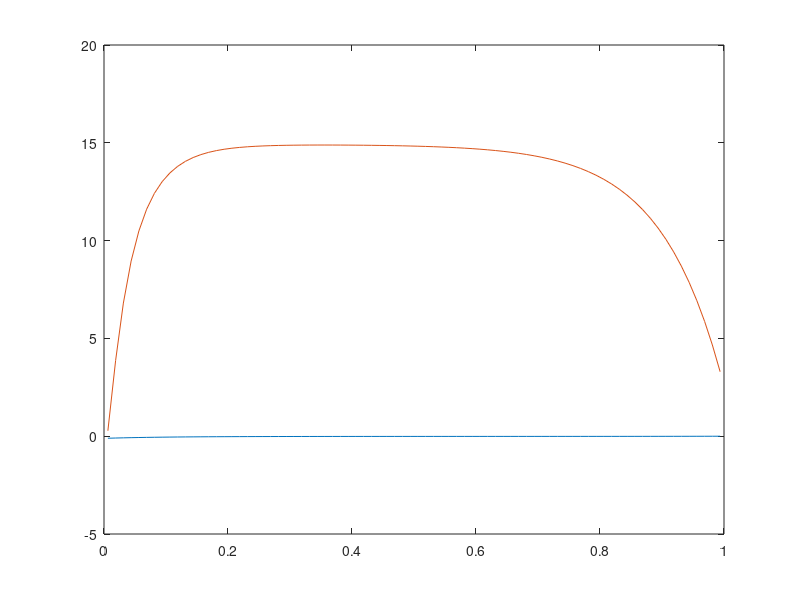

Recreate this plot in MATLAB.
%%Boundary Conditions and givens
n=80; %increase for grid convergence
L=1;
k=10;
lambda=(k^2);
U0=1;
v=1;
h=L/n;
a=ones(n+2,1);                          %superdiagonal
b=-(2+lambda*(h^2))*ones(n+2,1);        %diagonal
c=ones(n+2,1);                          %subdiagonal
d=zeros(n+2,1);
b(1)=1;     
c(1)=1;     
a(n+2)=1;   
b(n+2)=1;
d(1)=2*U0;

c1=zeros(n+2,1);
d1=zeros(n+2,1);
d1(1)=d(1)/b(1);
c1(1)=c(1)/b(1);

for i=2:n+2
c1(i)=c(i)/(b(i)-a(i)*c1(i-1));
d1(i)=(d(i)-a(i)*d1(i-1))/(b(i)-a(i)*c1(i-1));
end
%back substitution
u=zeros(n+2,1);
u(n+2)=d1(n+2);
for i=n+1:-1:1
    u(i)=d1(i)-c1(i)*u(i+1);
end
%%Graphing
x=h/2:h:(L-h/2);
ut=(((sinh(k*(L-x))+sinh(k*x))/sinh(k*L))-1)*(1/(k^2))+U0*(sinh(k*(L-x))/sinh(k*L));
%%plot(x,ut,x,u(2:n+1))
%%title('Case One, N=20, k=100')
%%xlabel('x')
%%ylabel('u')
%%legend('Theoretical Temperature','Actual Temperature')

%%Part 2
h=L/n;
a=ones(n+2,1);
b=-(2+lambda*(h^2))*ones(n+2,1);
c=ones(n+2,1);
d=zeros(n+2,1);
b(1)=1;
a(n+2)=1;
d(1)=-v*h;
%%Forward elimination
d1=zeros(n+2,1);
c1=zeros(n+2,1);
d1(1)=d(1)/b(1);
c1(1)=c(1)/b(1);
for i=2:n+2
    c1(i)=c(i)/(b(i)-a(i)*c1(i-1));
    d1(i)=(d(i)-a(i)*d1(i-1))/b(i)-a(i)*c1(i-1);
end
%Back Substitiution
u=zeros(n+2,1);
u(n+2)=d1(n+2);
for i=n+1:-1:1
    u(i)=d1(i)-c1(i)*u(i+1);
end
ut2=((cosh(k*x)/cosh(k*L))-1)*(1/(k^2))-(v/k)*(sinh(k*(L-x))/cosh(k*L));
plot(x,ut2,x,u(2:n+1))
